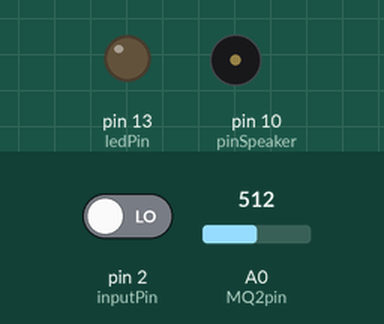
Recording of a sketch running on a simulated Arduino Uno, built with avr-gcc and run on an emulated ATmega328P. Shown: output pins drawn as LEDs (lit = HIGH), buzzer (waves = sounding). The test bench sets the inputs (shaded band); at power-on: pin 2 (inputPin) LOW, A0 (MQ2pin) = 512. What the sketch prints to the serial monitor is not drawn.

Above: at 1.2 s.
1.3 s: pin 2 (inputPin) driven HIGH
At 10.3 s:
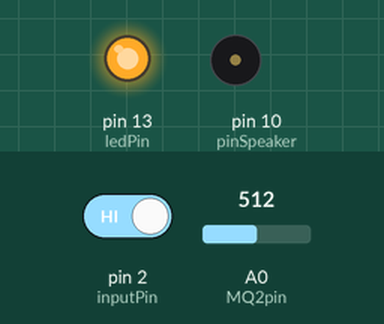
10.8 s: pin 2 (inputPin) driven LOW
At 20.3 s:
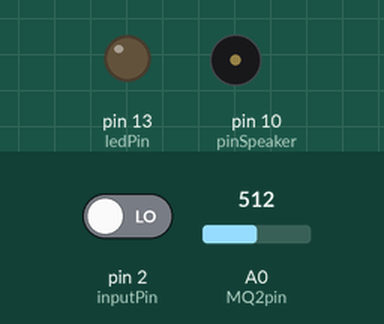
20.7 s: A0 (MQ2pin) set to 490
22.2 s: A0 (MQ2pin) set to 510
At 26.12 s:
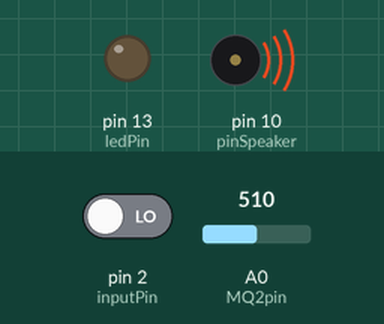
33.6 s: A0 (MQ2pin) set to 511
Timing chart, 0 to 41.3 s (numbered marks = the images above; inputs shaded):
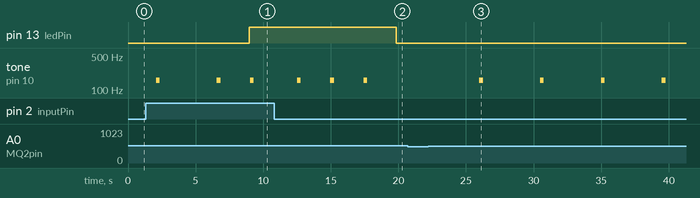

The sketch:

5____.ino
```cpp
#include <SoftwareSerial.h>

#define BT_RXD 8
#define BT_TXD 7
SoftwareSerial bluetooth(BT_TXD, BT_RXD);

 // 13번 핀을 LED로 지정합니다.
int ledPin = 13;
// 디지털 2번핀을 불꽃감지센서로 지정합니다.
int inputPin = 2;
// 불꽃 감지 센서의 상태를 저장합니다.(처음 상태를 LOW로 설정)
int pirState = LOW;
// 센서 값을 읽기 위해 변수를 선언합니다.
int val = 0;
// PWM 핀에 스피커 혹은 피에조 센서를 연결합니다.(digital 9, 10, or 11)
int pinSpeaker = 10;
int MQ2pin = A0;   // 가스센서 입력을 위한 아날로그 핀

float val2;


void setup() {
   // LED 를 출력으로 설정합니다.
  pinMode(ledPin, OUTPUT);
  // 센서를 입력으로 설정합니다.
  pinMode(inputPin, INPUT);
  // 스피커를 출력으로 설정합니다.
  pinMode(pinSpeaker, OUTPUT);
  // 시리얼 통신(9600)를 준비합니다.
  pinMode(MQ2pin ,INPUT);   // 아날로그 핀 A0를 입력모드로 설정

  Serial.begin(9600);
  bluetooth.begin(9600);
}

void loop() {
  if (bluetooth.available()){
    Serial.write(bluetooth.read());
  }
  if (Serial.available()){
    bluetooth.write(Serial.read());
  }


  // 센서값을 읽어들입니다.
  val = digitalRead(inputPin);
  Serial.println(analogRead(MQ2pin));   // 가스센서로부터 아날로그 데이터를 받아와 시리얼 모니터로 출력함
  bluetooth.println(analogRead(MQ2pin));
  delay(1000);  // 1s 대기


  val2 = analogRead(MQ2pin);
  if(val2 > 500){
    Serial.print("연기감지!!!");
    bluetooth.write("연기감지!!!");
    delay(1000);
    playTone(300, 160);
    delay(150);
    Serial.println("");
  }
  delay(2000);

  // 만약 값이 HIGH 일때,
  if (val == HIGH) {
    // 13번 핀(보드에 내장되어 있는 LED) 를 켭니다.
    digitalWrite(ledPin, HIGH);
    playTone(300, 160);
    delay(150);


    if (pirState == LOW) {
      // 센서의 상태가 LOW일때
      Serial.println("FIRE!!!!");
      bluetooth.write("FIRE!!!!");
      delay(1000);
      // 다음의 문구를 시리얼 모니터로 출력합니다.
      pirState = HIGH;
    }

  } else {
    // LED를 끕니다.
    digitalWrite(ledPin, LOW);
    playTone(0, 0);
    delay(30);
    if (pirState == HIGH) {
      //센서값이 HIGH 일때
      Serial.println("Beware of fire.");
      bluetooth.write("Beware of fire.");
      delay(1000);
      // 다음의 문구를 시리얼 모니터로 출력합니다.
      pirState = LOW;
    }
  }
}

// 경보음을 만들어 냅니다.
void playTone(long duration, int freq) {
  duration *= 1000;
  int period = (1.0 / freq) * 1000000;
  long elapsed_time = 0;
  while (elapsed_time < duration) {
    digitalWrite(pinSpeaker,HIGH);
    delayMicroseconds(period / 2);
    digitalWrite(pinSpeaker, LOW);
    delayMicroseconds(period / 2);
    elapsed_time += (period);
  }

}
```

Measured:
- after the input at 1.3 s, pin 13 (ledPin): LOW → HIGH after 7.7 s
- after the input at 10.8 s, pin 13 (ledPin): HIGH → LOW after 9.0 s
- after the input at 20.7 s, every drawn part: stays the same
- after the input at 22.2 s, tone on pin 10 (pinSpeaker): alternates 160 Hz for 0.28 s and silent for 4.2 s, starting after 3.8 s
- by itself, tone on pin 10 (pinSpeaker): alternates 160 Hz for 0.28 s and silent for 2.2 s
